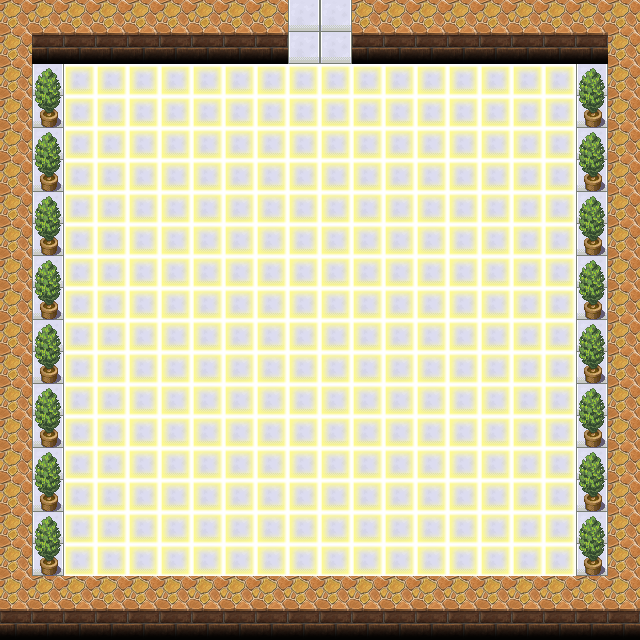

The image is a tile-based game level rendered from a .tmx file. Its description and complete source (layers, tilesets, objects, tile grids) follow:
An orthogonal 20x20 tile map with 32x32 px tiles, 5 tile layers (Floor, Cover, Wall, Ornament, ...).

<map version="1.2" tiledversion="1.2.5" orientation="orthogonal" renderorder="right-down" width="20" height="20" tilewidth="32" tileheight="32" infinite="0" nextlayerid="12" nextobjectid="1">
 <tileset firstgid="1" source="map_source.tsx" />
 <layer id="1" name="Floor" width="20" height="20">
  <data encoding="csv">
560,560,560,560,560,560,560,560,560,560,560,560,560,560,560,560,560,560,560,560,
560,560,560,560,560,560,560,560,560,560,560,560,560,560,560,560,560,560,560,560,
560,560,560,560,560,560,560,560,560,560,560,560,560,560,560,560,560,560,560,560,
560,560,560,560,560,560,560,560,560,560,560,560,560,560,560,560,560,560,560,560,
560,560,560,560,560,560,560,560,560,560,560,560,560,560,560,560,560,560,560,560,
560,560,560,560,560,560,560,560,560,560,560,560,560,560,560,560,560,560,560,560,
560,560,560,560,560,560,560,560,560,560,560,560,560,560,560,560,560,560,560,560,
560,560,560,560,560,560,560,560,560,560,560,560,560,560,560,560,560,560,560,560,
560,560,560,560,560,560,560,560,560,560,560,560,560,560,560,560,560,560,560,560,
560,560,560,560,560,560,560,560,560,560,560,560,560,560,560,560,560,560,560,560,
560,560,560,560,560,560,560,560,560,560,560,560,560,560,560,560,560,560,560,560,
560,560,560,560,560,560,560,560,560,560,560,560,560,560,560,560,560,560,560,560,
560,560,560,560,560,560,560,560,560,560,560,560,560,560,560,560,560,560,560,560,
560,560,560,560,560,560,560,560,560,560,560,560,560,560,560,560,560,560,560,560,
560,560,560,560,560,560,560,560,560,560,560,560,560,560,560,560,560,560,560,560,
560,560,560,560,560,560,560,560,560,560,560,560,560,560,560,560,560,560,560,560,
560,560,560,560,560,560,560,560,560,560,560,560,560,560,560,560,560,560,560,560,
560,560,560,560,560,560,560,560,560,560,560,560,560,560,560,560,560,560,560,560,
560,560,560,560,560,560,560,560,560,560,560,560,560,560,560,560,560,560,560,560,
560,560,560,560,560,560,560,560,560,560,560,560,560,560,560,560,560,560,560,560
</data>
 </layer>
 <layer id="10" name="Cover" width="20" height="20">
  <data encoding="csv">
0,0,0,0,0,0,0,0,0,0,0,0,0,0,0,0,0,0,0,0,
0,0,0,0,0,0,0,0,0,0,0,0,0,0,0,0,0,0,0,0,
0,0,5,5,5,5,5,5,5,5,5,5,5,5,5,5,5,5,0,0,
0,0,5,5,5,5,5,5,5,5,5,5,5,5,5,5,5,5,0,0,
0,0,5,5,5,5,5,5,5,5,5,5,5,5,5,5,5,5,0,0,
0,0,5,5,5,5,5,5,5,5,5,5,5,5,5,5,5,5,0,0,
0,0,5,5,5,5,5,5,5,5,5,5,5,5,5,5,5,5,0,0,
0,0,5,5,5,5,5,5,5,5,5,5,5,5,5,5,5,5,0,0,
0,0,5,5,5,5,5,5,5,5,5,5,5,5,5,5,5,5,0,0,
0,0,5,5,5,5,5,5,5,5,5,5,5,5,5,5,5,5,0,0,
0,0,5,5,5,5,5,5,5,5,5,5,5,5,5,5,5,5,0,0,
0,0,5,5,5,5,5,5,5,5,5,5,5,5,5,5,5,5,0,0,
0,0,5,5,5,5,5,5,5,5,5,5,5,5,5,5,5,5,0,0,
0,0,5,5,5,5,5,5,5,5,5,5,5,5,5,5,5,5,0,0,
0,0,5,5,5,5,5,5,5,5,5,5,5,5,5,5,5,5,0,0,
0,0,5,5,5,5,5,5,5,5,5,5,5,5,5,5,5,5,0,0,
0,0,5,5,5,5,5,5,5,5,5,5,5,5,5,5,5,5,0,0,
0,0,5,5,5,5,5,5,5,5,5,5,5,5,5,5,5,5,0,0,
0,0,0,0,0,0,0,0,0,0,0,0,0,0,0,0,0,0,0,0,
0,0,0,0,0,0,0,0,0,0,0,0,0,0,0,0,0,0,0,0
</data>
 </layer>
 <layer id="2" name="Wall" width="20" height="20">
  <data encoding="csv">
66,66,66,66,66,66,66,66,66,0,0,66,66,66,66,66,66,66,66,66,
66,98,98,98,98,98,98,98,98,0,0,98,98,98,98,98,98,98,98,66,
66,0,0,0,0,0,0,0,0,0,0,0,0,0,0,0,0,0,0,66,
66,0,0,0,0,0,0,0,0,0,0,0,0,0,0,0,0,0,0,66,
66,0,0,0,0,0,0,0,0,0,0,0,0,0,0,0,0,0,0,66,
66,0,0,0,0,0,0,0,0,0,0,0,0,0,0,0,0,0,0,66,
66,0,0,0,0,0,0,0,0,0,0,0,0,0,0,0,0,0,0,66,
66,0,0,0,0,0,0,0,0,0,0,0,0,0,0,0,0,0,0,66,
66,0,0,0,0,0,0,0,0,0,0,0,0,0,0,0,0,0,0,66,
66,0,0,0,0,0,0,0,0,0,0,0,0,0,0,0,0,0,0,66,
66,0,0,0,0,0,0,0,0,0,0,0,0,0,0,0,0,0,0,66,
66,0,0,0,0,0,0,0,0,0,0,0,0,0,0,0,0,0,0,66,
66,0,0,0,0,0,0,0,0,0,0,0,0,0,0,0,0,0,0,66,
66,0,0,0,0,0,0,0,0,0,0,0,0,0,0,0,0,0,0,66,
66,0,0,0,0,0,0,0,0,0,0,0,0,0,0,0,0,0,0,66,
66,0,0,0,0,0,0,0,0,0,0,0,0,0,0,0,0,0,0,66,
66,0,0,0,0,0,0,0,0,0,0,0,0,0,0,0,0,0,0,66,
66,0,0,0,0,0,0,0,0,0,0,0,0,0,0,0,0,0,0,66,
66,66,66,66,66,66,66,66,66,66,66,66,66,66,66,66,66,66,66,66,
98,98,98,98,98,98,98,98,98,98,98,98,98,98,98,98,98,98,98,98
</data>
 </layer>
 <layer id="11" name="Ornament" width="20" height="20">
  <data encoding="csv">
0,0,0,0,0,0,0,0,0,0,0,0,0,0,0,0,0,0,0,0,
0,0,0,0,0,0,0,0,0,0,0,0,0,0,0,0,0,0,0,0,
0,88,0,0,0,0,0,0,0,0,0,0,0,0,0,0,0,0,88,0,
0,120,0,0,0,0,0,0,0,0,0,0,0,0,0,0,0,0,120,0,
0,88,0,0,0,0,0,0,0,0,0,0,0,0,0,0,0,0,88,0,
0,120,0,0,0,0,0,0,0,0,0,0,0,0,0,0,0,0,120,0,
0,88,0,0,0,0,0,0,0,0,0,0,0,0,0,0,0,0,88,0,
0,120,0,0,0,0,0,0,0,0,0,0,0,0,0,0,0,0,120,0,
0,88,0,0,0,0,0,0,0,0,0,0,0,0,0,0,0,0,88,0,
0,120,0,0,0,0,0,0,0,0,0,0,0,0,0,0,0,0,120,0,
0,88,0,0,0,0,0,0,0,0,0,0,0,0,0,0,0,0,88,0,
0,120,0,0,0,0,0,0,0,0,0,0,0,0,0,0,0,0,120,0,
0,88,0,0,0,0,0,0,0,0,0,0,0,0,0,0,0,0,88,0,
0,120,0,0,0,0,0,0,0,0,0,0,0,0,0,0,0,0,120,0,
0,88,0,0,0,0,0,0,0,0,0,0,0,0,0,0,0,0,88,0,
0,120,0,0,0,0,0,0,0,0,0,0,0,0,0,0,0,0,120,0,
0,88,0,0,0,0,0,0,0,0,0,0,0,0,0,0,0,0,88,0,
0,120,0,0,0,0,0,0,0,0,0,0,0,0,0,0,0,0,120,0,
0,0,0,0,0,0,0,0,0,0,0,0,0,0,0,0,0,0,0,0,
0,0,0,0,0,0,0,0,0,0,0,0,0,0,0,0,0,0,0,0
</data>
 </layer>
 <layer id="7" name="player" width="20" height="20">
  <data encoding="csv">
0,0,0,0,0,0,0,0,0,0,0,0,0,0,0,0,0,0,0,0,
0,0,0,0,0,0,0,0,0,0,0,0,0,0,0,0,0,0,0,0,
0,0,0,0,0,0,0,0,0,0,0,0,0,0,0,0,0,0,0,0,
0,0,0,0,0,0,0,0,0,0,0,0,0,0,0,0,0,0,0,0,
0,0,0,0,0,0,0,0,0,0,0,0,0,0,0,0,0,0,0,0,
0,0,0,0,0,0,0,0,0,0,0,0,0,0,0,0,0,0,0,0,
0,0,0,0,0,0,0,0,0,0,0,0,0,0,0,0,0,0,0,0,
0,0,0,0,0,0,0,0,0,0,0,0,0,0,0,0,0,0,0,0,
0,0,0,0,0,0,0,0,0,0,0,0,0,0,0,0,0,0,0,0,
0,0,0,0,0,0,0,0,0,0,0,0,0,0,0,0,0,0,0,0,
0,0,0,0,0,0,0,0,0,0,0,0,0,0,0,0,0,0,0,0,
0,0,0,0,0,0,0,0,0,0,0,0,0,0,0,0,0,0,0,0,
0,0,0,0,0,0,0,0,0,0,0,0,0,0,0,0,0,0,0,0,
0,0,0,0,0,0,0,0,0,0,0,0,0,0,0,0,0,0,0,0,
0,0,0,0,0,0,0,0,0,0,0,0,0,0,0,0,0,0,0,0,
0,0,0,0,0,0,0,0,0,0,0,0,0,0,0,0,0,0,0,0,
0,0,0,0,0,0,0,0,0,0,0,0,0,0,0,0,0,0,0,0,
0,0,0,0,0,0,0,0,0,0,0,0,0,0,0,0,0,0,0,0,
0,0,0,0,0,0,0,0,0,0,0,0,0,0,0,0,0,0,0,0,
0,0,0,0,0,0,0,0,0,0,0,0,0,0,0,0,0,0,0,0
</data>
 </layer>
</map>